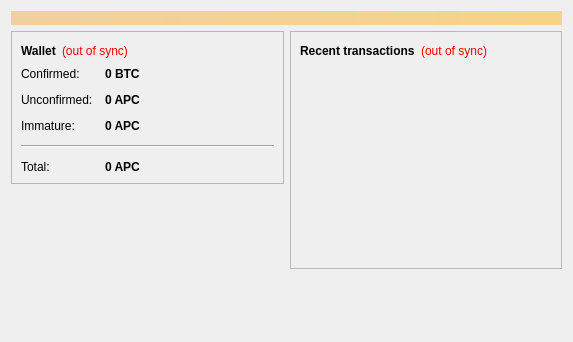
<?xml version="1.0" encoding="UTF-8"?>
<ui version="4.0">
 <class>OverviewPage</class>
 <widget class="QWidget" name="OverviewPage">
  <property name="geometry">
   <rect>
    <x>0</x>
    <y>0</y>
    <width>573</width>
    <height>342</height>
   </rect>
  </property>
  <property name="windowTitle">
   <string>Form</string>
  </property>
  <layout class="QVBoxLayout" name="topLayout">
   <item>
    <widget class="QLabel" name="labelAlerts">
     <property name="visible">
      <bool>false</bool>
     </property>
     <property name="styleSheet">
      <string notr="true">background-color: qlineargradient(x1: 0, y1: 0, x2: 1, y2: 0, stop:0 #F0D0A0, stop:1 #F8D488); color:#000000;</string>
     </property>
     <property name="wordWrap">
      <bool>true</bool>
     </property>
     <property name="margin">
      <number>3</number>
     </property>
    </widget>
   </item>
   <item>
    <layout class="QHBoxLayout" name="horizontalLayout" stretch="1,1">
     <item>
      <layout class="QVBoxLayout" name="verticalLayout_2">
       <item>
        <widget class="QFrame" name="frame">
         <property name="frameShape">
          <enum>QFrame::StyledPanel</enum>
         </property>
         <property name="frameShadow">
          <enum>QFrame::Raised</enum>
         </property>
         <layout class="QVBoxLayout" name="verticalLayout_4">
          <item>
           <layout class="QHBoxLayout" name="horizontalLayout_4">
            <item>
             <widget class="QLabel" name="label_5">
              <property name="font">
               <font>
                <weight>75</weight>
                <bold>true</bold>
               </font>
              </property>
              <property name="text">
               <string>Wallet</string>
              </property>
             </widget>
            </item>
            <item>
             <widget class="QLabel" name="labelWalletStatus">
              <property name="toolTip">
               <string>The displayed information may be out of date. Your wallet automatically synchronizes with the AlpaCoin network after a connection is established, but this process has not completed yet.</string>
              </property>
              <property name="styleSheet">
               <string notr="true">QLabel { color: red; }</string>
              </property>
              <property name="text">
               <string notr="true">(out of sync)</string>
              </property>
              <property name="alignment">
               <set>Qt::AlignLeading|Qt::AlignLeft|Qt::AlignVCenter</set>
              </property>
             </widget>
            </item>
            <item>
             <spacer name="horizontalSpacer_2">
              <property name="orientation">
               <enum>Qt::Horizontal</enum>
              </property>
              <property name="sizeHint" stdset="0">
               <size>
                <width>40</width>
                <height>20</height>
               </size>
              </property>
             </spacer>
            </item>
           </layout>
          </item>
          <item>
           <layout class="QFormLayout" name="formLayout_2">
            <property name="fieldGrowthPolicy">
             <enum>QFormLayout::AllNonFixedFieldsGrow</enum>
            </property>
            <property name="horizontalSpacing">
             <number>12</number>
            </property>
            <property name="verticalSpacing">
             <number>12</number>
            </property>
            <item row="0" column="0">
             <widget class="QLabel" name="label">
              <property name="text">
               <string>Confirmed:</string>
              </property>
             </widget>
            </item>
            <item row="0" column="1">
             <widget class="QLabel" name="labelBalance">
              <property name="font">
               <font>
                <weight>75</weight>
                <bold>true</bold>
               </font>
              </property>
              <property name="cursor">
               <cursorShape>IBeamCursor</cursorShape>
              </property>
              <property name="toolTip">
               <string>Your current spendable balance</string>
              </property>
              <property name="text">
               <string notr="true">0 BTC</string>
              </property>
              <property name="textInteractionFlags">
               <set>Qt::LinksAccessibleByMouse|Qt::TextSelectableByKeyboard|Qt::TextSelectableByMouse</set>
              </property>
             </widget>
            </item>
            <item row="1" column="0">
             <widget class="QLabel" name="label_3">
              <property name="text">
               <string>Unconfirmed:</string>
              </property>
             </widget>
            </item>
            <item row="1" column="1">
             <widget class="QLabel" name="labelUnconfirmed">
              <property name="font">
               <font>
                <weight>75</weight>
                <bold>true</bold>
               </font>
              </property>
              <property name="cursor">
               <cursorShape>IBeamCursor</cursorShape>
              </property>
              <property name="toolTip">
               <string>Total of transactions that have yet to be confirmed, and do not yet count toward the spendable balance</string>
              </property>
              <property name="text">
               <string notr="true">0 APC</string>
              </property>
              <property name="textInteractionFlags">
               <set>Qt::LinksAccessibleByMouse|Qt::TextSelectableByKeyboard|Qt::TextSelectableByMouse</set>
              </property>
             </widget>
            </item>
            <item row="2" column="0">
             <widget class="QLabel" name="labelImmatureText">
              <property name="text">
               <string>Immature:</string>
              </property>
             </widget>
            </item>
            <item row="2" column="1">
             <widget class="QLabel" name="labelImmature">
              <property name="font">
               <font>
                <weight>75</weight>
                <bold>true</bold>
               </font>
              </property>
              <property name="toolTip">
               <string>Mined balance that has not yet matured</string>
              </property>
              <property name="text">
               <string notr="true">0 APC</string>
              </property>
              <property name="textInteractionFlags">
               <set>Qt::LinksAccessibleByMouse|Qt::TextSelectableByKeyboard|Qt::TextSelectableByMouse</set>
              </property>
             </widget>
            </item>
            <item row="4" column="0">
             <widget class="QLabel" name="labelTotalText">
              <property name="text">
               <string>Total:</string>
              </property>
             </widget>
            </item>
            <item row="4" column="1">
             <widget class="QLabel" name="labelTotal">
              <property name="font">
               <font>
                <weight>75</weight>
                <bold>true</bold>
               </font>
              </property>
              <property name="cursor">
               <cursorShape>IBeamCursor</cursorShape>
              </property>
              <property name="toolTip">
               <string>Your current total balance</string>
              </property>
              <property name="text">
               <string notr="true">0 APC</string>
              </property>
              <property name="textInteractionFlags">
               <set>Qt::LinksAccessibleByMouse|Qt::TextSelectableByKeyboard|Qt::TextSelectableByMouse</set>
              </property>
             </widget>
            </item>
            <item row="3" column="0" colspan="2">
             <widget class="Line" name="line">
              <property name="orientation">
               <enum>Qt::Horizontal</enum>
              </property>
             </widget>
            </item>
           </layout>
          </item>
         </layout>
        </widget>
       </item>
       <item>
        <spacer name="verticalSpacer">
         <property name="orientation">
          <enum>Qt::Vertical</enum>
         </property>
         <property name="sizeHint" stdset="0">
          <size>
           <width>20</width>
           <height>40</height>
          </size>
         </property>
        </spacer>
       </item>
      </layout>
     </item>
     <item>
      <layout class="QVBoxLayout" name="verticalLayout_3">
       <item>
        <widget class="QFrame" name="frame_2">
         <property name="frameShape">
          <enum>QFrame::StyledPanel</enum>
         </property>
         <property name="frameShadow">
          <enum>QFrame::Raised</enum>
         </property>
         <layout class="QVBoxLayout" name="verticalLayout">
          <item>
           <layout class="QHBoxLayout" name="horizontalLayout_2">
            <item>
             <widget class="QLabel" name="label_4">
              <property name="text">
               <string>&lt;b&gt;Recent transactions&lt;/b&gt;</string>
              </property>
             </widget>
            </item>
            <item>
             <widget class="QLabel" name="labelTransactionsStatus">
              <property name="toolTip">
               <string>The displayed information may be out of date. Your wallet automatically synchronizes with the AlpaCoin network after a connection is established, but this process has not completed yet.</string>
              </property>
              <property name="styleSheet">
               <string notr="true">QLabel { color: red; }</string>
              </property>
              <property name="text">
               <string notr="true">(out of sync)</string>
              </property>
              <property name="alignment">
               <set>Qt::AlignRight|Qt::AlignTrailing|Qt::AlignVCenter</set>
              </property>
             </widget>
            </item>
            <item>
             <spacer name="horizontalSpacer">
              <property name="orientation">
               <enum>Qt::Horizontal</enum>
              </property>
              <property name="sizeHint" stdset="0">
               <size>
                <width>40</width>
                <height>20</height>
               </size>
              </property>
             </spacer>
            </item>
           </layout>
          </item>
          <item>
           <widget class="QListView" name="listTransactions">
            <property name="styleSheet">
             <string notr="true">QListView { background: transparent; }</string>
            </property>
            <property name="frameShape">
             <enum>QFrame::NoFrame</enum>
            </property>
            <property name="verticalScrollBarPolicy">
             <enum>Qt::ScrollBarAlwaysOff</enum>
            </property>
            <property name="horizontalScrollBarPolicy">
             <enum>Qt::ScrollBarAlwaysOff</enum>
            </property>
            <property name="selectionMode">
             <enum>QAbstractItemView::NoSelection</enum>
            </property>
           </widget>
          </item>
         </layout>
        </widget>
       </item>
       <item>
        <spacer name="verticalSpacer_2">
         <property name="orientation">
          <enum>Qt::Vertical</enum>
         </property>
         <property name="sizeHint" stdset="0">
          <size>
           <width>20</width>
           <height>40</height>
          </size>
         </property>
        </spacer>
       </item>
      </layout>
     </item>
    </layout>
   </item>
  </layout>
 </widget>
 <resources/>
 <connections/>
</ui>
